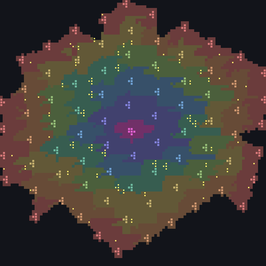
#> input picture tools/_dadi_small.png, 266 x 266 px; its folder holds only this picture in this run
$ python resize_fx_frames.py --dir .
#> lines starting #> are read from the running program, lines starting #| are printed output that depends on the picture
# -*- coding: utf-8 -*-
"""特效散图按「游戏里实际显示的尺寸」降采样，同步 image.meta 的 spriteFrame 数据。

背景：美术按大画布出图（例：`BUFF效果_持续正向` 21 帧 455×455），进 auto-atlas 后
是一页 2048×2048（RGBA 约 16.8 MB），而它在一格（顶面 123×90 屏上 px）里挂着，
显存全白占。画布不缩、靠 prefab `_lscale` 缩，在屏幕上看着一样，只是把浪费留在纹理里。

口径（与 `docs/zcds-表现层与领地规范.md` §1 的投射物特效一致）：

  · 长边取 256：既有投射物 / 光环特效的画布统一档位；
    一格的显示宽约 120 px ⇒ 内容宽约 200 px，约 1.7 倍像素密度，够用且不糊；
  · 等比缩，画布比例不变；所有帧同尺寸 ⇒ 缩放系数唯一，逐帧对齐不受影响；
  · 重采样走 **预乘 alpha** + LANCZOS。直通 alpha 直接缩会在半透明边缘掉出一圈
    脏边，而特效是加色混合、边缘最显眼；
  · `image.meta` 的 `spriteFrame` 子资源一起重算（trimX/trimY/width/height/
    offsetX/offsetY/uv/nuv/vertices）。`trimType` 仍是 `auto`，编辑器重导只会
    按阈值微调 ±1px；
  · 只动散图与 meta，不动 `.pac` / prefab —— 图集是导入期生成的，跟着图走。

用法：

    python tools/resize_fx_frames.py --dir <特效目录>            # 缺省长边 256
    python tools/resize_fx_frames.py --dir <特效目录> --size 192
    python tools/resize_fx_frames.py --dir <特效目录> --width 144 --height 321   # 非方画布
    python tools/resize_fx_frames.py --dir <特效目录> --width 215 --height 90 --crop 35,272,214,347
    python tools/resize_fx_frames.py --dir <特效目录> --dry-run  # 只看现状

注意：可重入但**破坏性** —— 已经是小画布的目录再跑一次会继续缩。所以先 `--dry-run`
看现状，且在版本库里跑。
"""
import argparse
import glob
import json
import os

import numpy as np
from PIL import Image

DEFAULT_SIZE = 256


def frame_files(directory):
    """目录下的散图（只取顶层；`atlas/` 之类子目录不是原始散图）。"""
    return sorted(glob.glob(os.path.join(directory, "*.png")))


def image_size(path):
    with Image.open(path) as im:
        return im.size


def resize_premultiplied(im, target_size):
    """预乘 alpha 后逐通道 LANCZOS 缩放，再解预乘。

    直通 alpha 缩会在「有颜色、alpha 很低」的像素上把颜色算进去，边缘发灰/发黑；
    特效叠在场景上，这圈脏边最扎眼。
    """
    rgba = np.asarray(im.convert("RGBA"), dtype=np.float32)
    alpha = rgba[..., 3] / 255.0
    premultiplied = np.dstack([
        rgba[..., 0] * alpha,
        rgba[..., 1] * alpha,
        rgba[..., 2] * alpha,
        rgba[..., 3],
    ])
    channels = [
        Image.fromarray(premultiplied[..., i], mode="F").resize(target_size, Image.LANCZOS)
        for i in range(4)
    ]
    scaled = np.dstack([np.asarray(channel, dtype=np.float32) for channel in channels])
    out_alpha = scaled[..., 3]
    out_rgb = np.zeros_like(scaled[..., :3])
    solid = out_alpha > 0
    out_rgb[solid] = scaled[solid][:, :3] / (out_alpha[solid, None] / 255.0)
    out = np.dstack([np.clip(out_rgb, 0, 255), np.clip(out_alpha, 0, 255)])
    return Image.fromarray(out.astype(np.uint8), mode="RGBA")


# [75 lines left out: functions sprite_meta_key, rescale_sprite_meta, rewrite_full_frame_meta, not called in this run]


def write_json(path, payload):
    with open(path, "w", encoding="utf-8", newline="\n") as handle:
        json.dump(payload, handle, ensure_ascii=False, indent=2)


def process(directory, target_w, target_h, dry_run, crop=None):
    files = frame_files(directory)
    if not files:
        print("目录里没有散图：%s" % directory)
        return
    sizes = {path: image_size(path) for path in files}
    source_sizes = set(sizes.values())
    if len(source_sizes) != 1:
        print("散图尺寸不一致（%s），逐帧换图会抖，先让美术对齐再缩。" % sorted(source_sizes))
        return
    source_w, source_h = source_sizes.pop()
    box = crop or (0, 0, source_w, source_h)
    box_w = box[2] - box[0]
    box_h = box[3] - box[1]
    scale_x = target_w / box_w
    scale_y = target_h / box_h
    if abs(scale_x - scale_y) > 0.02:
        print("目标 %d×%d 与原图 %d×%d 不是同一比例（%.4f vs %.4f），会拉歪。"
              % (target_w, target_h, source_w, source_h, scale_x, scale_y))
        return
    if abs(scale_x - scale_y) > 0.005:
        print("提示：非等比缩放 %.4f vs %.4f（差 %.2f%%），画面会轻微拉伸。"
              % (scale_x, scale_y, abs(scale_x - scale_y) * 100))
    if crop is None and source_w <= target_w:
        print("当前画布 %d×%d 已经不大了 %d×%d，什么都没做。"
              % (source_w, source_h, target_w, target_h))
        return

    total_before = sum(os.path.getsize(path) for path in files)
    print("%d 帧 %d×%d -> %d×%d（%.3f×）%s"
          % (len(files), source_w, source_h, target_w, target_h, scale_x,
             "（dry-run，不落盘）" if dry_run else ""))
    total_after = 0
    for path in files:
        source = Image.open(path)
        if crop is not None:
            source = source.crop(box)
        target = resize_premultiplied(source, (target_w, target_h))
        if dry_run:
            print("  %-44s %7.1f KB -> 预计缩到 %.1f KB"
                  % (os.path.basename(path), os.path.getsize(path) / 1024,
                     os.path.getsize(path) / 1024 * scale_x * scale_y))
            continue
        target.save(path, optimize=True)
        total_after += os.path.getsize(path)

        meta_path = path + ".meta"
        if not os.path.isfile(meta_path):
            continue
        with open(meta_path, encoding="utf-8") as handle:
            meta = json.load(handle)
        patched = (rewrite_full_frame_meta(meta, target_w, target_h) if crop is not None
                   else rescale_sprite_meta(meta, target_w, target_h))
        if patched:
            write_json(meta_path, meta)

    if not dry_run:
        print("PNG 合计 %.1f KB -> %.1f KB，全帧面积 %.2f MB -> %.2f MB"
              % (total_before / 1024, total_after / 1024,
                 len(files) * source_w * source_h * 4 / 1024 / 1024,
                 len(files) * target_w * target_h * 4 / 1024 / 1024))


def main():
    parser = argparse.ArgumentParser(description="特效散图按显示尺寸降采样")
    parser.add_argument("--dir", required=True, help="特效目录（散图顶层）")
    parser.add_argument("--size", type=int, default=DEFAULT_SIZE, help="缩后方画布边长，缺省 256")
    parser.add_argument("--width", type=int, help="缩后宽（与 --height 一起用，非方画布）")
    parser.add_argument("--height", type=int, help="缩后高")
    parser.add_argument("--crop", help="先裁源图再缩：x0,y0,x1,y1（源 px）")
    parser.add_argument("--dry-run", action="store_true", help="只打印现状，不改文件")
    args = parser.parse_args()
    if args.width and args.height:
        target_w, target_h = args.width, args.height
    else:
        target_w = target_h = args.size
    crop = tuple(int(v) for v in args.crop.split(",")) if args.crop else None
    process(os.path.abspath(args.dir), target_w, target_h, args.dry_run, crop)
#> in image_size, im is the input picture: PIL image 266x266 RGB; mean R, G, B 64.9, 60, 56
#| 1 帧 266×266 -> 256×256（0.962×）
#> in resize_premultiplied, `alpha = rgba[..., 3] / 255.0`: alpha: shape (266, 266) float32; every value is 1
#> in resize_premultiplied, `channels = [ Image.fromarray(premultiplied[..., i], mode="F").resize(t..`: channels = 4 items
#> in resize_premultiplied, `scaled = np.dstack([np.asarray(channel, dtype=np.float32) for channel ..`:
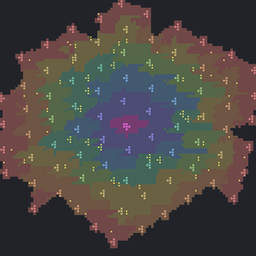
#> scaled: shape (256, 256, 4) float32; mean of channels 0, 1, 2, 3 64.9, 60, 56, 255; transparent parts drawn white
#> in resize_premultiplied, `out_alpha = scaled[..., 3]`: out_alpha: shape (256, 256) float32; every value is 255
#> in resize_premultiplied, `solid = out_alpha > 0`: solid: shape (256, 256) bool; every value is 1
#| PNG 合计 39.1 KB -> 56.5 KB，全帧面积 0.27 MB -> 0.25 MB


if __name__ == "__main__":
    main()
